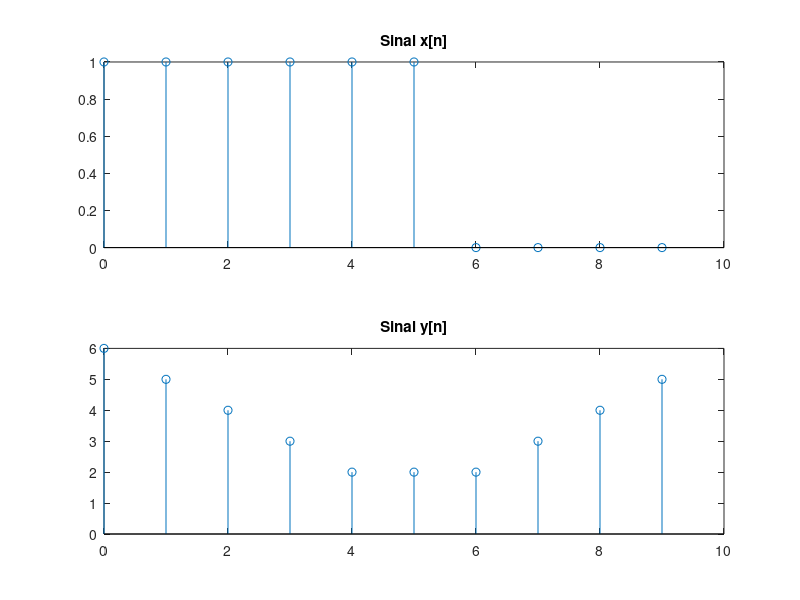

Recreate this plot in MATLAB.
N=10;
n=0:N-1;
x=[1 1 1 1 1 1 0 0 0 0];
figure(8)
subplot(211);
stem(n,x);
title('Sinal x[n]');
X=fft(x);
Y=X.*conj(X);
y=ifft(Y);
subplot(212);
stem(n,y);
title('Sinal y[n]');
